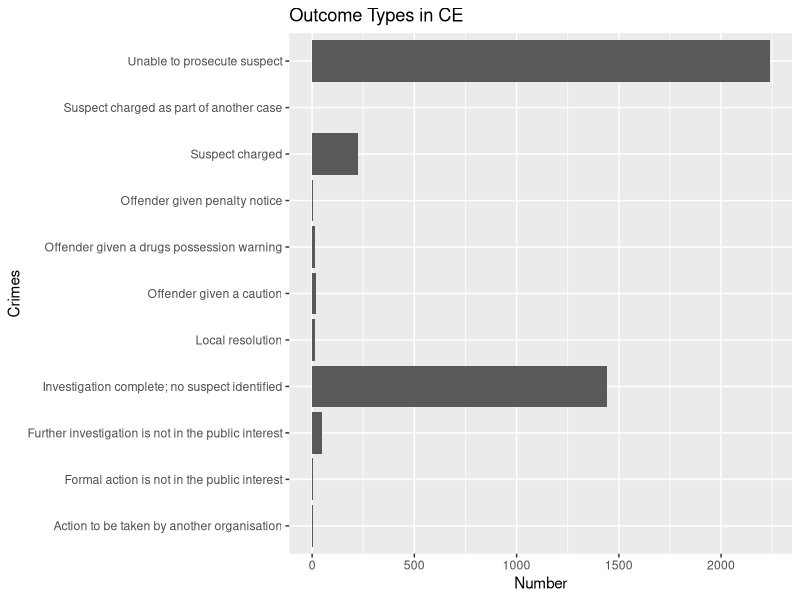

Write the R code that produced this figure.
## ---- chunk 1
cheshire08 <- read.csv("2020-08-cheshire-outcomes.csv")
## ---- chunk 2
summary(cheshire08$Outcome.type)
## ---- chunk 3
summary(cheshire08)
## ---- chunk 4
cheshire07 <- read.csv("2020-07-cheshire-outcomes.csv")
## ---- chunk 5
cheshire07to08 <- rbind(cheshire07, cheshire08)
## ---- chunk 6
write.csv(cheshire07to08, "cheshirejulytoaug.csv")
## ---- chunk 7
cheshirecharged <- subset(cheshire07to08, cheshire07to08$Outcome.type == "Suspect charged")
## ---- chunk 8
library(dplyr)
## ---- chunk 9
cheshirecharged %>% 
    filter(!is.na(Outcome.type)) %>% 
    group_by(Outcome.type) %>% 
    count()
## ---- chunk 10
cheshire07to08 %>% 
    filter(!is.na(Outcome.type)) %>% 
    group_by(Outcome.type) %>% 
    count()
## ---- chunk 11
library(ggplot2)
## ---- chunk 12
ggplot(cheshire08) +
  geom_bar(aes(x=Outcome.type)) +
  labs(title = "Outcome Types in CE") +
  coord_flip() +
  xlab("Crimes") + ylab("Number")
